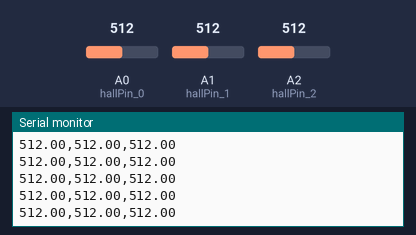
This sketch was run on a simulated Arduino Uno, built with avr-gcc and run on an emulated ATmega328P. Shown: the last lines printed to the serial monitor. Inputs (shaded band) come from the test bench; at power-on: A0 (hallPin_0) = 512, A1 (hallPin_1) = 512, A2 (hallPin_2) = 512.

Above: at 1.2 s.
1.3 s: A0 (hallPin_0) set to 11
At 2.4 s:
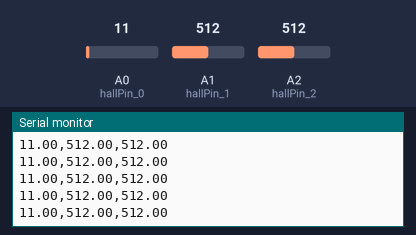
2.8 s: A0 (hallPin_0) set to 8
At 3.4 s:
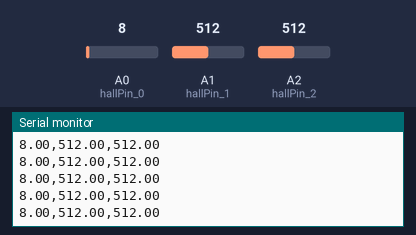
Timing chart, 0 to 5.8 s (numbered marks = the images above; inputs shaded):
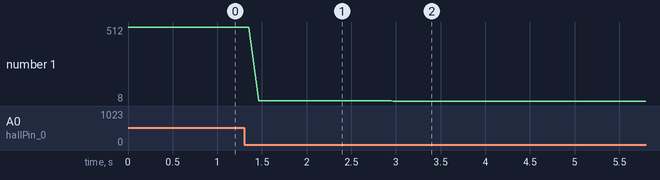

The sketch:

Hall_test.ino
```cpp
int hallPin_0 = 0;
int hallPin_1 = 1;
int hallPin_2 = 2;

int hallVal_0 = 0;
int hallVal_1 = 0;
int hallVal_2 = 0;
#define ROLLING_AVG_COUNT 5
void setup()
{

  Serial.begin(9600);              //  setup serial
  pinMode(0, INPUT);
  pinMode(1, INPUT);
  pinMode(2, INPUT);
}

int G0[ROLLING_AVG_COUNT];
int G1[ROLLING_AVG_COUNT];
int G2[ROLLING_AVG_COUNT];

int count = 0;
bool full = false;
void loop()
{
  hallVal_0 = analogRead(hallPin_0);
  hallVal_1 = analogRead(hallPin_1);
  hallVal_2 = analogRead(hallPin_2);

  G0[count] = hallVal_0;
  G1[count] = hallVal_1;
  G2[count] = hallVal_2;
  count++;

  if (!full) {
    if (count == ROLLING_AVG_COUNT) {
      full = true;
    }
  }

  count = count % ROLLING_AVG_COUNT;

  if (full) {
    // smoothing
    int total0 = 0;
    int total1 = 0;
    int total2 = 0;

    for (int i = 0; i < ROLLING_AVG_COUNT; i++) {
      total0 += G0[i];
      total1 += G1[i];
      total2 += G2[i];
    }
    double average0 =  double(total0) / ROLLING_AVG_COUNT;
    double average1 =  double(total1) / ROLLING_AVG_COUNT;
    double average2 =  double(total2) / ROLLING_AVG_COUNT;

    Serial.print(average0);
    Serial.print(",");
    Serial.print(average1);
    Serial.print(",");
    Serial.println(average2);


  }
}
```

Measured:
- after the input at 1.3 s, the serial monitor: prints a new line after 0.08 s (image 1)
- after the input at 2.8 s, the serial monitor: prints a new line after 0.09 s (image 2)
- plotted number 1: 512 → 11 after the input at 1.3 s, 11 → 8 after the input at 2.8 s
